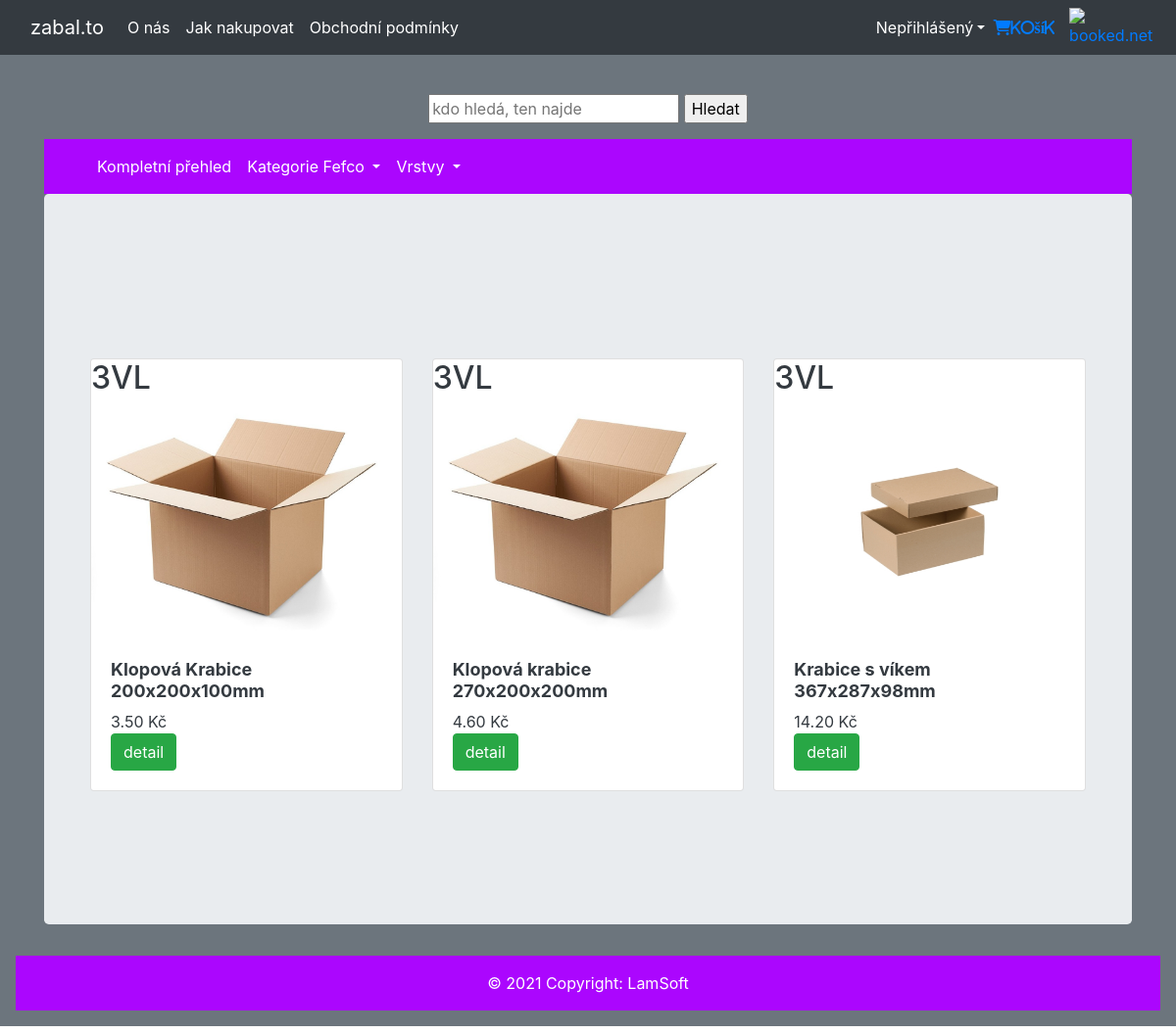
/products/layer/1/, run on an earlier commit of the app's database.
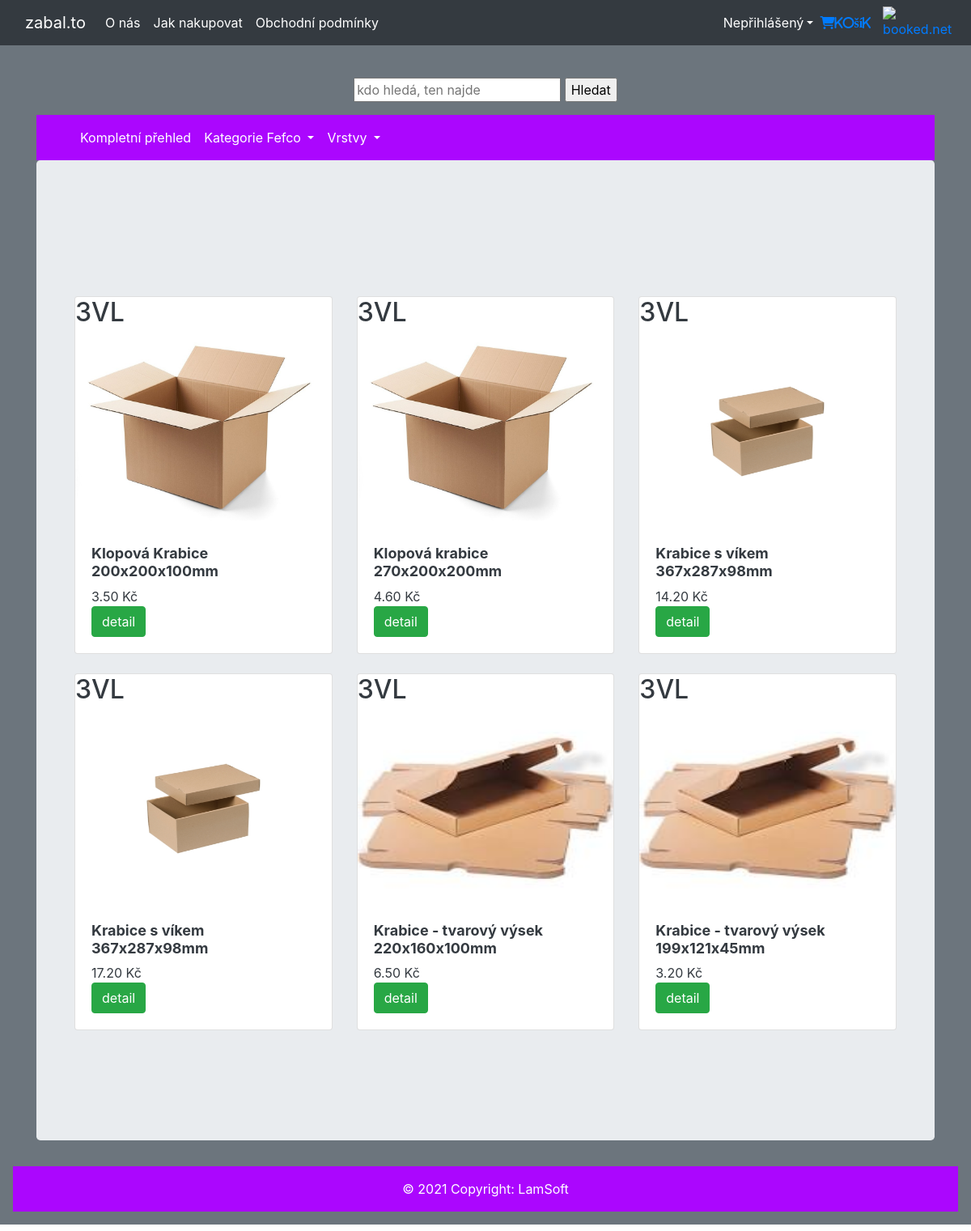
And on a later commit of the database.
### utils/models.py (models this page shows, shortened)
class Box(Model):
    name = CharField(max_length=50)
    size = CharField(max_length=20)
    color = CharField(max_length=20)
    layer = ForeignKey(Layer, on_delete=DO_NOTHING)
    fefco = ForeignKey(Fefco, on_delete=DO_NOTHING)
    description = CharField(max_length=500)
    price_a = DecimalField(max_digits=8, decimal_places=2)
    price_n = DecimalField(max_digits=8, decimal_places=2)
    photo = ImageField(upload_to='media')
    quantity = IntegerField()
    discount_price = FloatField(blank=True, null=True)

class Layer(Model):
    layer = CharField(max_length=5)
    description = CharField(max_length=128)
    def __str__(self):
        return f'{self.layer}'

### utils/views.py (the view)
# urls.py: path('products/layer/<str:layer>/', FrontLayerListView.as_view(), name='layer_products'),
class FrontLayerListView(ListView):
    template_name = "front_layer_list.html"
    context_object_name = "layerlist"
    def get_queryset(self):
        content = {
            'layertype': self.kwargs['layer'],
            'products': Box.objects.filter(layer__id=self.kwargs['layer'])
        }
        return content

### utils/templates/front_layer_list.html (shortened to what this page needs)
   {% extends "front.html" %}
    {% block content %}
       <div class="album py-5 bg-grey">
        <div class="container">
          <div class="row">
        <div class="col-12 pb-5"><h1></h1></div>
        {% for product in layerlist.products %}
            <div class="col-md-4">
            <a class="text-dark" href="#">
              <div class="card mb-4 box-shadow">
                  <h2> {{product.layer}} </h2>
                <img src="{{ MEDIA_URL }}/{{product.photo}}"  height="240" class="card-img-top" alt="Picture">
                <div class="card-body">
                  <h2 style="font-size:18px;font-weight:bold">{{product.name}} {{product.size}}</h2>
                  <p class="card-text">{{product.price_a}} Kč</p>
                    <th scope="row">
                        <a class="btn btn-success btm-sm" href="{% url 'product_detail' pk=product.id %}">detail</a>
                    </th>
                </div>
              </div>
              </a>
            </div>
        {% endfor %}
          </div>
        </div>
      </div>
    {% endblock %}

What changed in the data, as far as the page shows it:
added Box: layer "3VL", photo (picture), name "Krabice s víkem", size "367x287x98mm", price_a "17.20"
added Box: layer "3VL", photo (picture), name "Krabice - tvarový výsek", size "220x160x100mm", price_a "6.50"
added Box: layer "3VL", photo (picture), name "Krabice - tvarový výsek", size "199x121x45mm", price_a "3.20"
